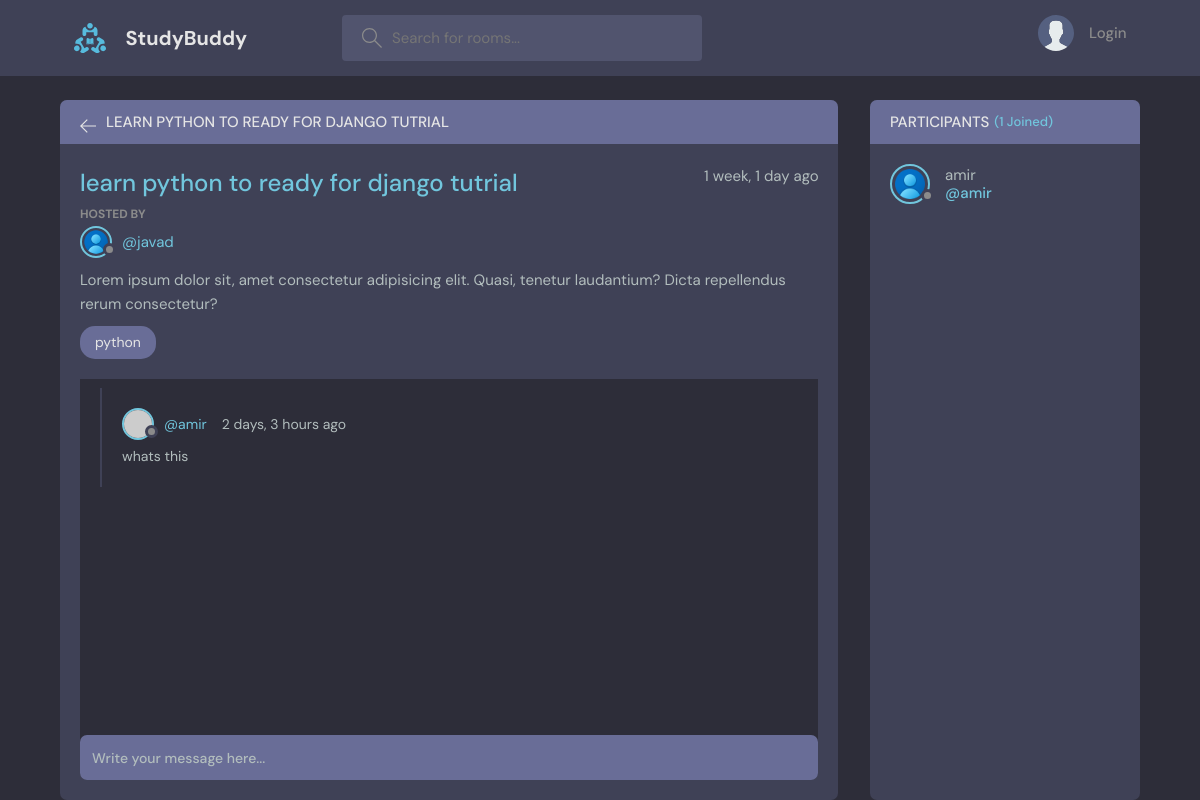
The page /room/5/ on the database as committed earlier.
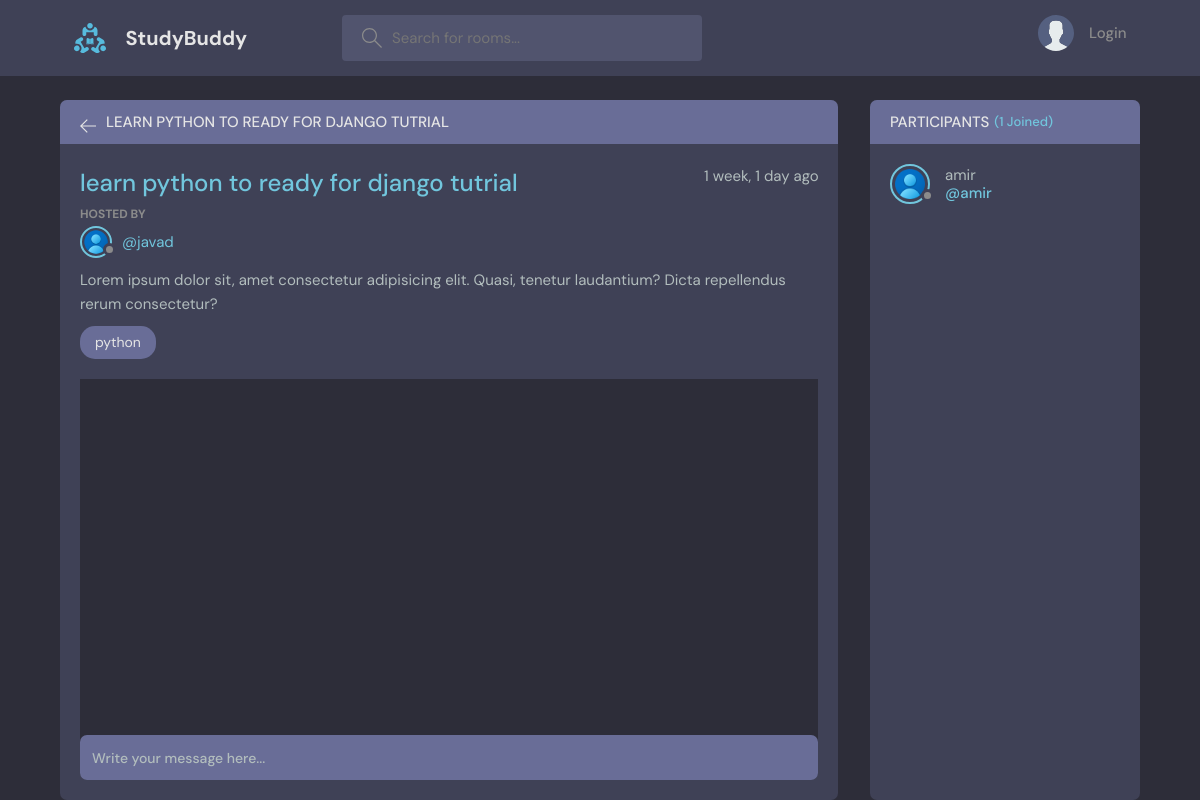
The same page on the database as committed later.
### base/models.py (models this page shows, shortened)
class Message(models.Model):
    user = models.ForeignKey(
        User, on_delete=models.CASCADE)
    room = models.ForeignKey(
        Room, on_delete=models.CASCADE)
    body = models.TextField()
    updated = models.DateTimeField(auto_now=True)
    created = models.DateTimeField(auto_now_add=True)
    class Meta:
        ordering = ['-updated', '-created']

### base/views.py (the view, shortened to what this page needs)
# urls.py: path('room/<str:pk>/', views.room, name="room"),
def room(request, pk):
    room = Room.objects.get(id = pk)
    room_messages = room.message_set.all().order_by('-created')
    participants = room.participants.all()
    return render(request, 'base/room.html', {
    "room": room,
    "room_messages": room_messages,
    "participants": participants
})

### base/models.py (called while the page is built)
    def __str__(self):
        return self.name

### base/templates/base/room.html (shortened to what this page needs)
{% extends 'base/layout.html' %}
{% block body %}
    <main class="profile-page layout layout--2">
      <div class="container">
        <div class="room">
          <div class="room__top">
            <div class="room__topLeft">
              <a href="{% url 'home' %}">
                <svg version="1.1" xmlns="http://www.w3.org/2000/svg" width="32" height="32" viewBox="0 0 32 32">
                  <title>arrow-left</title>
                  <path
                    d="M13.723 2.286l-13.723 13.714 13.719 13.714 1.616-1.611-10.96-10.96h27.625v-2.286h-27.625l10.965-10.965-1.616-1.607z"
                  ></path>
                </svg>
              </a>
              <h3>{{room.name}}</h3>
            </div>
          </div>
          <div class="room__box scroll">
            <div class="room__header scroll">
              <div class="room__info">
                <h3>{{room.name}}</h3>
                <span>{{room.created | timesince}} ago</span>
              </div>
              <div class="room__hosted">
                <p>Hosted By</p>
                <a href="{% url 'user-profile' room.host.id %}" class="room__author">
                  <div class="avatar avatar--small">
                    <img>
                  </div>
                  <span>@{{room.host.username}}</span>
                </a>
              </div>
              <div class="room__details">
                Lorem ipsum dolor sit, amet consectetur adipisicing elit. Quasi, tenetur laudantium? Dicta repellendus
                rerum consectetur?
              </div>
              <span class="room__topics">{{room.topic}}</span>
            </div>
            <div class="room__conversation">
              <div class="threads scroll">
                {% for message in room_messages %}
                <div class="thread">
                  <div class="thread__top">
                    <div class="thread__author">
                      <a href="{% url 'user-profile' message.user.id %}" class="thread__authorInfo">
                        <div class="avatar avatar--small">
                          <img src="https://randomuser.me/api/portraits/men/37.jpg" />
                        </div>
                        <span>@{{message.user}}</span>
                      </a>
                      <span class="thread__date">{{message.created | timesince}} ago</span>
                    </div>
                  </div>
                  <div class="thread__details">
                    {{message.body}}
                  </div>
                </div>
                {% endfor %}
              </div>
            </div>
          </div>
          <div class="room__message">
            <form action="#"><input name="" placeholder="Write your message here..." /></form>
          </div>
        </div>
        <div class="participants">
          <h3 class="participants__top">Participants <span>({{participants.count}} Joined)</span></h3>
          <div class="participants__list scroll">
            {% for user in participants %}
            <a href="{% url 'user-profile' user.id %}" class="participant">
              <div class="avatar avatar--medium">
                <img>
              </div>
              <p>
                {{user.username}}
                <span>@{{user.username}}</span>
              </p>
            </a>
            {% endfor %}
          </div>
        </div>
      </div>
    </main>
{% endblock %}

Rows that differ between the two databases and show on the page:
removed Message: user "amir", created "2 days, 3 hours", body "whats this"
